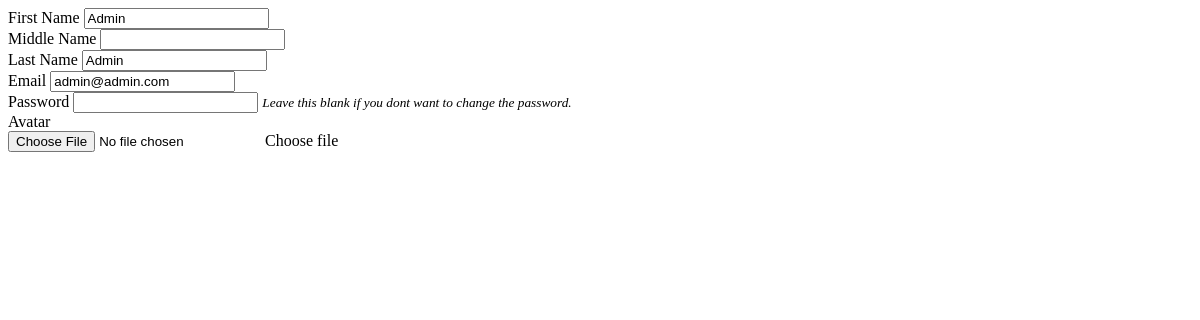
The app's page /manage_user.php?id=1, older data.
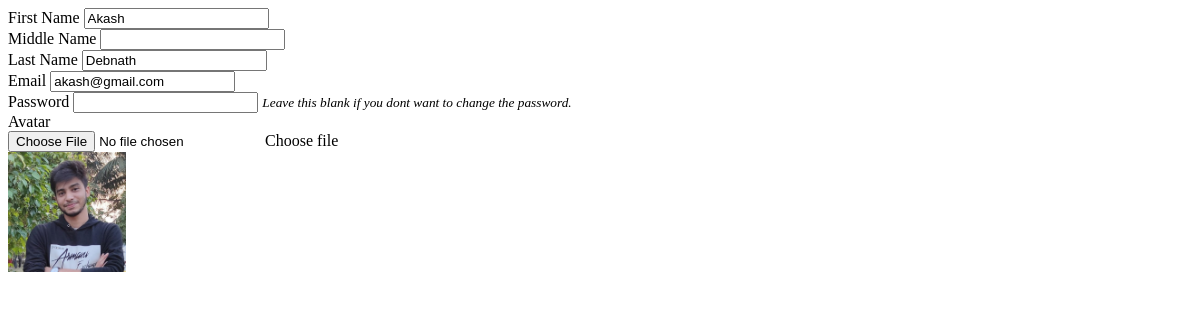
The same page, newer data.
### tables this page shows
CREATE TABLE `users` (
  `id` int NOT NULL AUTO_INCREMENT,
  `firstname` varchar(200) NOT NULL,
  `lastname` varchar(200) NOT NULL,
  `middlename` varchar(200) NOT NULL,
  `contact` varchar(100) NOT NULL,
  `address` text NOT NULL,
  `email` varchar(200) NOT NULL,
  `password` text NOT NULL,
  `type` tinyint(1) NOT NULL DEFAULT '2' COMMENT '1=Admin,2= users',
  `avatar` text NOT NULL,
  `date_created` datetime NOT NULL DEFAULT CURRENT_TIMESTAMP,
  PRIMARY KEY (`id`)
);

### manage_user.php (the view, shortened to what this page needs)
<?php
include('db_connect.php');
if(isset($_GET['id'])){
$user = $conn->query("SELECT * FROM users where id =".$_GET['id']);
foreach($user->fetch_array() as $k =>$v){
	$meta[$k] = $v;
}
}
?>
<div class="container-fluid">
	<form action="" id="manage-user">
		<div class="form-group">
			<label for="name">First Name</label>
			<input type="text" name="firstname" id="firstname" class="form-control" value="<?php echo isset($meta['firstname']) ? $meta['firstname']: '' ?>" required>
		</div>
		<div class="form-group">
			<label for="name">Middle Name</label>
			<input type="text" name="middlename" id="middlename" class="form-control" value="<?php echo isset($meta['middlename']) ? $meta['middlename']: '' ?>">
		</div>
		<div class="form-group">
			<label for="name">Last Name</label>
			<input type="text" name="lastname" id="lastname" class="form-control" value="<?php echo isset($meta['lastname']) ? $meta['lastname']: '' ?>" required>
		</div>
		<div class="form-group">
			<label for="username">Email</label>
			<input type="text" name="email" id="email" class="form-control" value="<?php echo isset($meta['email']) ? $meta['email']: '' ?>" required  autocomplete="off">
		</div>
		<div class="form-group">
			<label for="password">Password</label>
			<input type="password" name="password" id="password" class="form-control" value="" autocomplete="off">
			<small><i>Leave this blank if you dont want to change the password.</i></small>
		</div>
		<div class="form-group">
			<label for="" class="control-label">Avatar</label>
			<div class="custom-file">
	          <input type="file" class="custom-file-input" id="customFile" name="img" onchange="displayImg(this,$(this))">
	          <label class="custom-file-label" for="customFile">Choose file</label>
	        </div>
		</div>
		<div class="form-group d-flex justify-content-center">
			<img src="<?php echo isset($meta['avatar']) ? 'assets/uploads/'.$meta['avatar'] :'' ?>" alt="" id="cimg" class="img-fluid img-thumbnail">
		</div>
	</form>
</div>

### manage_user.php (style rules this page uses)
img#cimg { max-height: 15vh; }

Row changes from the older to the newer data that the page shows:
changed users: firstname "Admin" → "Akash"; lastname "Admin" → "Debnath"; email "admin@admin.com" → "akash@gmail.com"; avatar: picture added
